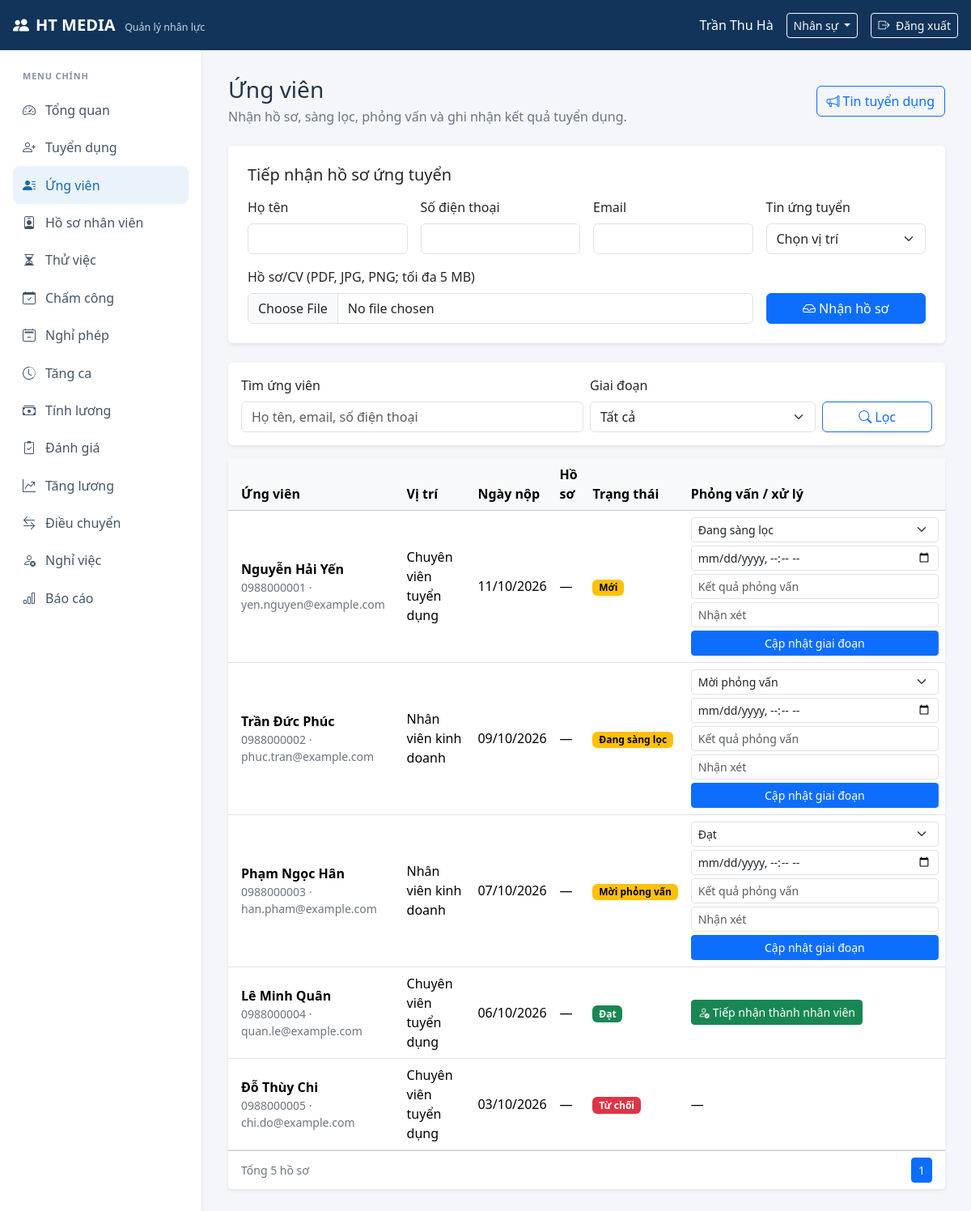
The app's page /index.php?route=applicants (signed in) with its own data.
### tables this page shows
CREATE TABLE IF NOT EXISTS UNGVIEN (
    MaUV VARCHAR(10) PRIMARY KEY,
    HoTen VARCHAR(150) NOT NULL,
    SoDienThoai VARCHAR(20) NULL,
    Email VARCHAR(150) NULL,
    ViTriUngTuyen VARCHAR(150) NOT NULL,
    TrangThai VARCHAR(30) NOT NULL DEFAULT 'Mới',
    MaTD VARCHAR(10) NULL,
    NgayNop DATE NOT NULL,
    HoSoCV VARCHAR(255) NULL,
    NgayPhongVan DATETIME NULL,
    KetQuaPhongVan TEXT NULL,
    NhanXet TEXT NULL,
    INDEX idx_ungvien_hoten (HoTen),
    INDEX idx_ungvien_dienthoai (SoDienThoai),
    INDEX idx_ungvien_trangthai_ngaynop (TrangThai, NgayNop),
    CONSTRAINT chk_ungvien_trangthai CHECK (TrangThai IN ('Mới', 'Đang sàng lọc', 'Mời phỏng vấn', 'Đạt', 'Từ chối', 'Đã tiếp nhận')),
    CONSTRAINT fk_ungvien_tuyendung FOREIGN KEY (MaTD) REFERENCES TUYENDUNG (MaTD)
);

CREATE TABLE IF NOT EXISTS TUYENDUNG (
    MaTD VARCHAR(10) PRIMARY KEY,
    ViTri VARCHAR(150) NOT NULL,
    SoLuong INT UNSIGNED NOT NULL DEFAULT 1,
    MaPB VARCHAR(10) NULL,
    YeuCau TEXT NULL,
    NgayDang DATE NOT NULL,
    TrangThai VARCHAR(30) NOT NULL DEFAULT 'Đang tuyển',
    DeXuatBoi VARCHAR(10) NULL,
    NguoiPheDuyet VARCHAR(10) NULL,
    NgayPheDuyet DATE NULL,
    NguoiTao VARCHAR(10) NULL,
    INDEX idx_tuyendung_trangthai (TrangThai),
    CONSTRAINT chk_tuyendung_soluong CHECK (SoLuong >= 1),
    CONSTRAINT chk_tuyendung_trangthai CHECK (TrangThai IN ('Chờ phê duyệt', 'Đã duyệt', 'Đang tuyển', 'Từ chối', 'Đã đóng')),
    CONSTRAINT fk_tuyendung_phongban FOREIGN KEY (MaPB) REFERENCES PHONGBAN (MaPB)
);

### app/views/applicants/index.php (the view, shortened to what the rows shown need)
<div class="d-flex flex-wrap justify-content-between align-items-center gap-2 mb-4">
    <div>
        <h1 class="h3 mb-1">Ứng viên</h1>
    </div>
</div>
<?php if ($canManage): ?>
    <section class="card border-0 shadow-sm mb-4">
        <div class="card-body p-4">
            <h2 class="h5 mb-3">Tiếp nhận hồ sơ ứng tuyển</h2>
        </div>
    </section>
<?php endif; ?>
<section class="card border-0 shadow-sm">
    <div class="table-responsive">
        <table class="table table-hover align-middle mb-0">
            <thead class="table-light">
                <tr><th class="ps-3">Ứng viên</th><th>Vị trí</th><th>Ngày nộp</th><th>Hồ sơ</th><th>Trạng thái</th><?php if ($canManage): ?><th>Phỏng vấn / xử lý</th><?php endif; ?></tr>
            </thead>
            <tbody>
            <?php foreach ($rows as $row): ?>
                <tr>
                    <td class="ps-3">
                        <div class="fw-semibold"><?= e($row['HoTen']) ?></div>
                        <div class="small text-secondary"><?= e($row['SoDienThoai']) ?><?= $row['Email'] ? ' · ' . e($row['Email']) : '' ?></div>
                    </td>
                    <td><?= e($row['TinTuyenDung'] ?? $row['ViTriUngTuyen']) ?></td>
                    <td><?= e(date('d/m/Y', strtotime((string) $row['NgayNop']))) ?></td>
                    <td>
                        <?php if (!empty($row['HoSoCV'])): ?>
                            <a href="<?= e(url('candidate-document')) ?>&id=<?= e($row['MaUV']) ?>" class="btn btn-sm btn-outline-secondary" target="_blank" rel="noopener">
                                <i class="bi bi-paperclip"></i> CV
                            </a>
                        <?php else: ?>—<?php endif; ?>
                    </td>
                    <td><span class="badge text-bg-<?= $row['TrangThai'] === 'Đạt' || $row['TrangThai'] === 'Đã tiếp nhận' ? 'success' : ($row['TrangThai'] === 'Từ chối' ? 'danger' : 'warning') ?>"><?= e($row['TrangThai']) ?></span></td>
                    <?php if ($canManage): ?>
                        <td class="candidate-actions">
                            <?php if (in_array($row['TrangThai'], ['Mới', 'Đang sàng lọc', 'Mời phỏng vấn'], true)): ?>
                                <form method="post" action="<?= e(url('applicant-stage')) ?>" class="row g-1">
                                    <div class="col-12">
                                        <select name="stage" class="form-select form-select-sm" required>
                                            <?php
                                            $nextStages = match ($row['TrangThai']) {
                                                'Mới' => ['Đang sàng lọc', 'Từ chối'],
                                                'Đang sàng lọc' => ['Mời phỏng vấn', 'Từ chối'],
                                                default => ['Đạt', 'Từ chối'],
                                            };
                                            ?>
                                            <?php foreach ($nextStages as $stage): ?><option value="<?= e($stage) ?>"><?= e($stage) ?></option><?php endforeach; ?>
                                        </select>
                                    </div>
                                    <div class="col-12"><input class="form-control form-control-sm" type="datetime-local" name="interview_at" aria-label="Lịch phỏng vấn"></div>
                                    <div class="col-12"><input class="form-control form-control-sm" name="interview_result" maxlength="4000" placeholder="Kết quả phỏng vấn"></div>
                                    <div class="col-12"><input class="form-control form-control-sm" name="note" maxlength="4000" placeholder="Nhận xét"></div>
                                    <div class="col-12"><button class="btn btn-sm btn-primary w-100" type="submit">Cập nhật giai đoạn</button></div>
                                </form>
                            <?php elseif ($row['TrangThai'] === 'Đạt'): ?>
                                <a class="btn btn-sm btn-success" href="<?= e(url('candidate-onboard')) ?>&id=<?= e($row['MaUV']) ?>">
                                    <i class="bi bi-person-check me-1"></i>Tiếp nhận thành nhân viên
                                </a>
                            <?php else: ?>—<?php endif; ?>
                        </td>
                    <?php endif; ?>
                </tr>
            <?php endforeach; ?>
            </tbody>
        </table>
    </div>
</section>

### records on screen
ungvien: HoTen "Nguyễn Hải Yến", SoDienThoai "0988000001", Email "yen.nguyen@example.com", MaTD.ViTri "Chuyên viên tuyển dụng", NgayNop "11/10/2026", TrangThai "Mới", stage "Đang sàng lọc"
ungvien: HoTen "Trần Đức Phúc", SoDienThoai "0988000002", Email "phuc.tran@example.com", MaTD.ViTri "Nhân viên kinh doanh", NgayNop "09/10/2026", TrangThai "Đang sàng lọc", stage "Mời phỏng vấn"
ungvien: HoTen "Phạm Ngọc Hân", SoDienThoai "0988000003", Email "han.pham@example.com", MaTD.ViTri "Nhân viên kinh doanh", NgayNop "07/10/2026", TrangThai "Mời phỏng vấn", stage "Đạt"
ungvien: HoTen "Lê Minh Quân", SoDienThoai "0988000004", Email "quan.le@example.com", MaTD.ViTri "Chuyên viên tuyển dụng", NgayNop "06/10/2026", TrangThai "Đạt"
ungvien: HoTen "Đỗ Thùy Chi", SoDienThoai "0988000005", Email "chi.do@example.com", MaTD.ViTri "Chuyên viên tuyển dụng", NgayNop "03/10/2026", TrangThai "Từ chối"

### other values on screen
$loggedInUser['HoTen'] "Trần Thu Hà"
$roleNames[Auth::activeRole() ?? ''] "Nhân sự"
$label "Tổng quan"
$label "Tuyển dụng"
$label "Ứng viên"
$label "Hồ sơ nhân viên"
$label "Thử việc"
$label "Chấm công"
$label "Nghỉ phép"
$label "Tăng ca"
$label "Tính lương"
$label "Đánh giá"
$label "Tăng lương"
$label "Điều chuyển"
$label "Nghỉ việc"
